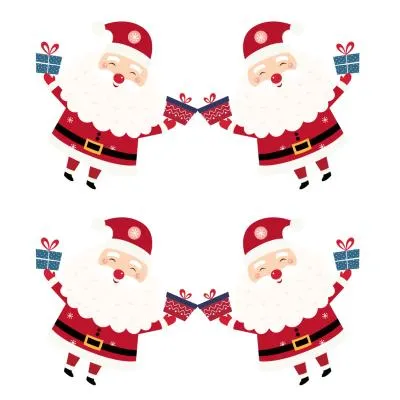
#> input picture td7/background.webp, 400 x 400 px, found by its file name
$ python ex.py
#> lines starting #> are read from the running program, lines starting #| are printed output that depends on the picture
import random

import cv2
import matplotlib.pyplot as plt
import numpy as np
from matplotlib.widgets import CheckButtons


def apply_sepia(image):
    kernel = np.array(
        [[0.272, 0.534, 0.131], [0.349, 0.686, 0.168], [0.393, 0.769, 0.189]]
    )
    sepia_image = cv2.transform(image, kernel)
    sepia_image = np.clip(sepia_image, 0, 255)
    return sepia_image


def overlay_image(background, overlay, x, y, w, h):
    overlay_resized = cv2.resize(overlay, (w, h))
    for i in range(overlay_resized.shape[0]):
        for j in range(overlay_resized.shape[1]):
            if overlay_resized[i, j, 3] != 0:
                background[y + i, x + j] = overlay_resized[i, j, :3]


def change_background(frame, background_image):
    hsv = cv2.cvtColor(frame, cv2.COLOR_BGR2HSV)
    mask = cv2.inRange(hsv, (0, 0, 200), (180, 20, 255))
    mask_inv = cv2.bitwise_not(mask)
    bg = cv2.bitwise_and(background_image, background_image, mask=mask)
    fg = cv2.bitwise_and(frame, frame, mask=mask_inv)
    return cv2.add(bg, fg)


def add_snowflakes(frame, snowflakes):
    for snowflake in snowflakes:
        cv2.circle(
            frame,
            (snowflake["x"], snowflake["y"]),
            snowflake["radius"],
            (255, 255, 255),
            -1,
        )
        snowflake["y"] += snowflake["speed"]
        if snowflake["y"] > frame.shape[0]:
            snowflake["y"] = random.randint(-50, -10)
            snowflake["x"] = random.randint(0, frame.shape[1])
    return frame


def main():
    cap = cv2.VideoCapture(0)
    face_cascade = cv2.CascadeClassifier(
        "C:/Users/georg/projets/m1/2025/trait_img/td7/haarcascades/haarcascades/haarcascade_frontalface_alt.xml"
    )
    eye_cascade = cv2.CascadeClassifier(
        "C:/Users/georg/projets/m1/2025/trait_img/td7/haarcascades/haarcascades/haarcascade_eye_tree_eyeglasses.xml"
    )
    background_image = cv2.imread(
        "C:/Users/georg/projets/m1/2025/trait_img/td7/background.webp"
    )
#> background_image is the input picture: shape (400, 400, 3); mean B, G, R 224.2, 223.5, 239.6
    sunglasses = cv2.imread(
        "C:/Users/georg/projets/m1/2025/trait_img/td6/images/images/sunglasses.png",
        cv2.IMREAD_UNCHANGED,
    )
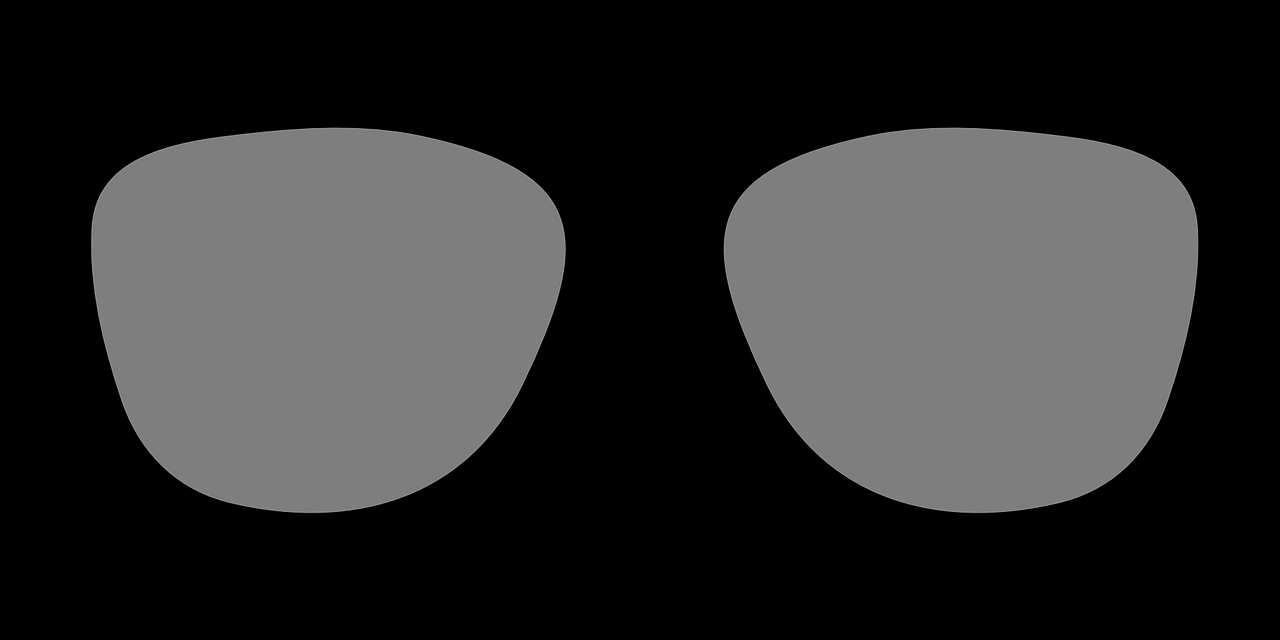
#> input picture td6/images/images/sunglasses.png, 1280 x 640 px, found by its file name
#> sunglasses is the input picture: shape (640, 1280, 4); mean B, G, R, A 45.6, 45.6, 45.6, 116.8
    background_image = cv2.resize(background_image, (640, 480))
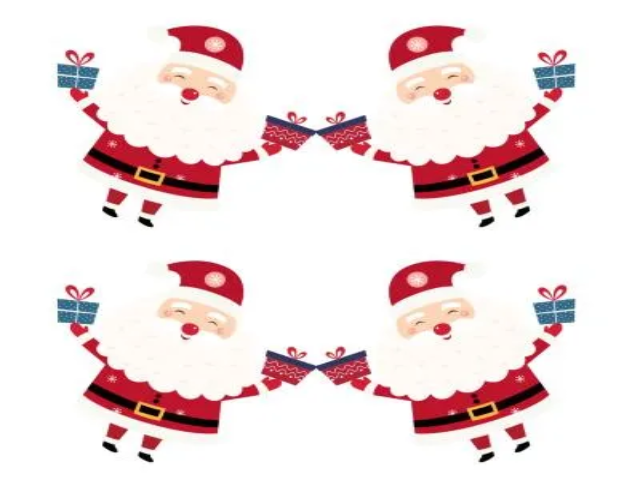
#> background_image: shape (480, 640, 3); mean B, G, R 224.2, 223.5, 239.5

    snowflakes = [
        {
            "x": random.randint(0, 640),
            "y": random.randint(-50, 480),
            "radius": random.randint(2, 5),
            "speed": random.randint(1, 3),
        }
        for _ in range(100)
    ]

    options = {
        "face_detection": False,
        "sepia": False,
        "background_change": False,
        "snowflakes": False,
        "check_all": False,
    }

    fig, (ax_video, ax_controls) = plt.subplots(
        2, 1, figsize=(8, 10), gridspec_kw={"height_ratios": [4, 1]}
    )
    plt.subplots_adjust(bottom=0.2)

    check_buttons = CheckButtons(
        ax_controls,
        ["Face Detection", "Sepia", "Background Change", "Snowflakes", "Check All"],
    )

    def update_options(label):
        options[label.lower().replace(" ", "_")] = not options[
            label.lower().replace(" ", "_")
        ]

    check_buttons.on_clicked(update_options)

    while True:
        ret, frame = cap.read()
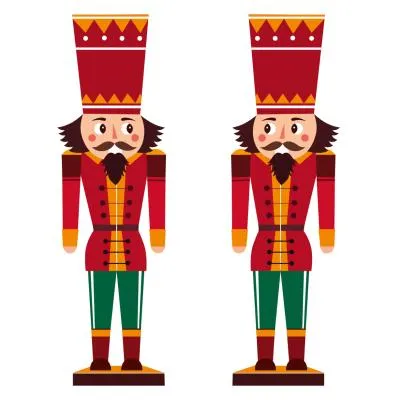
#> input picture td7/eyes_add.webp, 400 x 400 px, given in place of the camera
#> frame is the input picture: shape (400, 400, 3); mean B, G, R 187.8, 192.5, 222
        if not ret:
            break

        if options["face_detection"] or options["check_all"]:
            gray = cv2.cvtColor(frame, cv2.COLOR_BGR2GRAY)
            faces = face_cascade.detectMultiScale(gray, 1.3, 5)
            for x, y, w, h in faces:
                frame = cv2.ellipse(
                    frame,
                    (x + int(w * 0.5), y + int(h * 0.5)),
                    (int(w * 0.5), int(h * 0.5)),
                    0,
                    0,
                    360,
                    (255, 255, 255),
                    4,
                )
                roi_gray = gray[y : y + h, x : x + w]
                eyes = eye_cascade.detectMultiScale(roi_gray)
                if len(eyes) >= 2:  # S'assurer que les deux yeux sont détectés
                    # Redimensionner les lunettes à la largeur du visage
                    resized_sunglasses = cv2.resize(
                        sunglasses,
                        (w, int(w * sunglasses.shape[0] / sunglasses.shape[1])),
                    )

                    # Obtenir la hauteur et la largeur de l'image des lunettes
                    sh, sw, sc = resized_sunglasses.shape

                    # Déterminer les coordonnées pour placer les lunettes
                    overlay_x = x
                    overlay_y = y + int(
                        h / 4
                    )  # Ajuster pour les positionner sur les yeux

                    # S'assurer que les lunettes restent dans les limites de l'image
                    if overlay_y + sh > frame.shape[0]:
                        sh = frame.shape[0] - overlay_y
                        resized_sunglasses = resized_sunglasses[:sh, :, :]
                    if overlay_x + sw > frame.shape[1]:
                        sw = frame.shape[1] - overlay_x
                        resized_sunglasses = resized_sunglasses[:, :sw, :]

                    # Extraire le canal alpha (transparence) des lunettes
                    alpha_sunglasses = resized_sunglasses[:, :, 3] / 255.0
                    alpha_background = 1.0 - alpha_sunglasses

                    # Superposer les lunettes sur l'image
                    for c in range(0, 3):  # Pour les canaux BGR
                        frame[
                            overlay_y : overlay_y + sh, overlay_x : overlay_x + sw, c
                        ] = (
                            alpha_sunglasses * resized_sunglasses[:, :, c]
                            + alpha_background
                            * frame[
                                overlay_y : overlay_y + sh,
                                overlay_x : overlay_x + sw,
                                c,
                            ]
                        )

        if options["sepia"] or options["check_all"]:
            frame = apply_sepia(frame)

        if options["background_change"] or options["check_all"]:
            frame = change_background(frame, background_image)

        if options["snowflakes"] or options["check_all"]:
            frame = add_snowflakes(frame, snowflakes)

        ax_video.clear()
        ax_video.imshow(cv2.cvtColor(frame, cv2.COLOR_BGR2RGB))
        ax_video.axis("off")
        plt.draw()
        plt.pause(0.001)
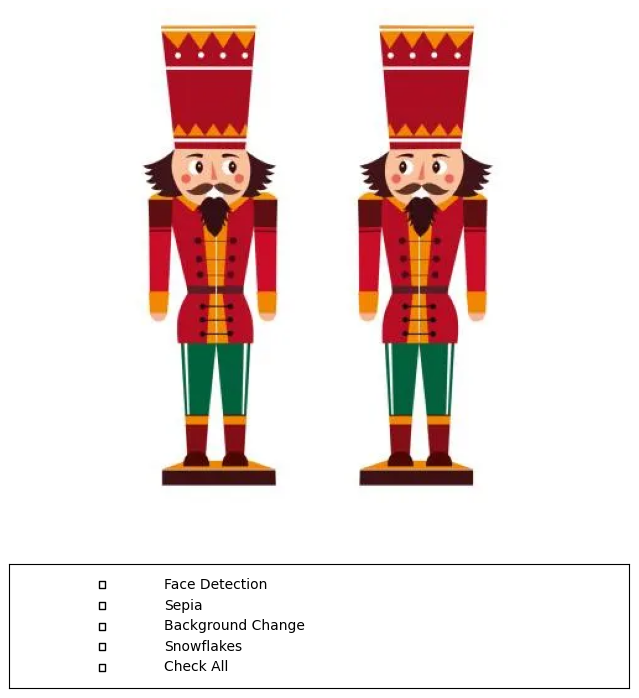
#> figure drawn by matplotlib, 2 panels

        if plt.waitforbuttonpress(0.001):
            break

    cap.release()
    plt.close()


if __name__ == "__main__":
    main()
